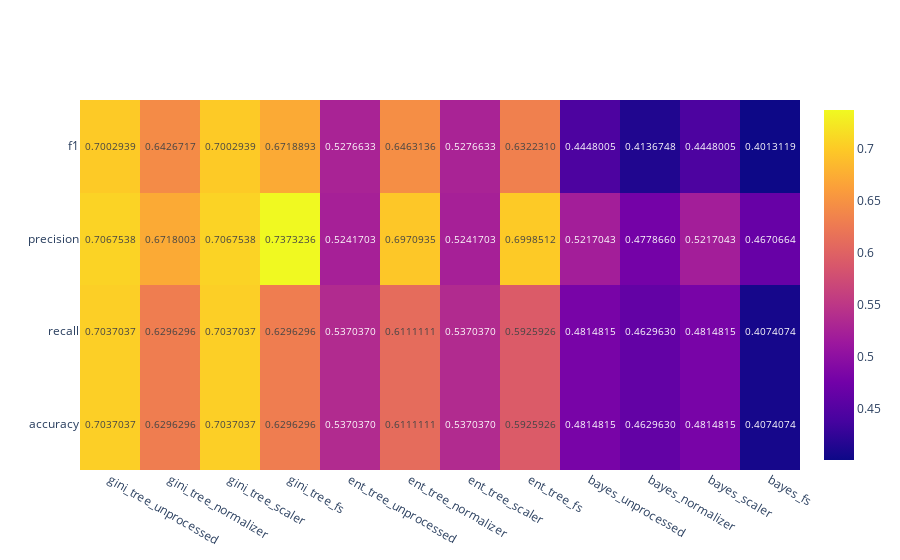

The code cell stored with this chart in its notebook:
### Markdown cell above
We visualize the metrics to compare different techniques

### Code cell
results = {
    'gini_tree_unprocessed': [unprocessed_gini_tree_metrics.accuracy, unprocessed_gini_tree_metrics.recall, unprocessed_gini_tree_metrics.precision, unprocessed_gini_tree_metrics.f1],
    'gini_tree_normalizer': [normalizer_gini_tree_metrics.accuracy, normalizer_gini_tree_metrics.recall, normalizer_gini_tree_metrics.precision, normalizer_gini_tree_metrics.f1],
    'gini_tree_scaler': [scaler_gini_tree_metrics.accuracy, scaler_gini_tree_metrics.recall, scaler_gini_tree_metrics.precision, scaler_gini_tree_metrics.f1],
    'gini_tree_fs': [fs_gini_tree_metrics.accuracy, fs_gini_tree_metrics.recall, fs_gini_tree_metrics.precision, fs_gini_tree_metrics.f1],
    'ent_tree_unprocessed': [unprocessed_entropy_tree_metrics.accuracy, unprocessed_entropy_tree_metrics.recall, unprocessed_entropy_tree_metrics.precision, unprocessed_entropy_tree_metrics.f1],
    'ent_tree_normalizer': [normalizer_entropy_tree_metrics.accuracy, normalizer_entropy_tree_metrics.recall, normalizer_entropy_tree_metrics.precision, normalizer_entropy_tree_metrics.f1],
    'ent_tree_scaler': [scaler_entropy_tree_metrics.accuracy, scaler_entropy_tree_metrics.recall, scaler_entropy_tree_metrics.precision, scaler_entropy_tree_metrics.f1],
    'ent_tree_fs': [fs_entropy_tree_metrics.accuracy, fs_entropy_tree_metrics.recall, fs_entropy_tree_metrics.precision, fs_entropy_tree_metrics.f1],
    'bayes_unprocessed': [unprocessed_bayes_metrics.accuracy, unprocessed_bayes_metrics.recall, unprocessed_bayes_metrics.precision, unprocessed_bayes_metrics.f1],
    'bayes_normalizer': [normalizer_bayes_metrics.accuracy, normalizer_bayes_metrics.recall, normalizer_bayes_metrics.precision, normalizer_bayes_metrics.f1],
    'bayes_scaler': [scaler_bayes_metrics.accuracy, scaler_bayes_metrics.recall, scaler_bayes_metrics.precision, scaler_bayes_metrics.f1],
    'bayes_fs': [fs_bayes_metrics.accuracy, fs_bayes_metrics.recall, fs_bayes_metrics.precision, fs_bayes_metrics.f1]
}

results_df = pd.DataFrame(results)

fig1 = go.Figure()
fig1.add_trace(
    go.Heatmap(
        x = results_df.columns,
        y = ['accuracy', 'recall', 'precision', 'f1'],
        z = np.array(results_df),
        text=results_df.values,
        texttemplate='%{text:.7f}'
    )
)
fig1.show()

### Figure 1 — Plotly figure (JSON) as saved in the notebook; plotly's stock layout.template omitted (floating-point values rounded to 4 significant figures)
{"data": [{"text": [[0.7037, 0.6296, 0.7037, 0.6296, 0.537, 0.6111, 0.537, 0.5926, 0.4815, 0.463, 0.4815, 0.4074], [0.7037, 0.6296, 0.7037, 0.6296, 0.537, 0.6111, 0.537, 0.5926, 0.4815, 0.463, 0.4815, 0.4074], [0.7068, 0.6718, 0.7068, 0.7373, 0.5242, 0.6971, 0.5242, 0.6999, 0.5217, 0.4779, 0.5217, 0.4671], [0.7003, 0.6427, 0.7003, 0.6719, 0.5277, 0.6463, 0.5277, 0.6322, 0.4448, 0.4137, 0.4448, 0.4013]], "texttemplate": "%{text:.7f}", "type": "heatmap", "x": ["gini_tree_unprocessed", "gini_tree_normalizer", "gini_tree_scaler", "gini_tree_fs", "ent_tree_unprocessed", "ent_tree_normalizer", "ent_tree_scaler", "ent_tree_fs", "bayes_unprocessed", "bayes_normalizer", "bayes_scaler", "bayes_fs"], "y": ["accuracy", "recall", "precision", "f1"], "z": [[0.7037, 0.6296, 0.7037, 0.6296, 0.537, 0.6111, 0.537, 0.5926, 0.4815, 0.463, 0.4815, 0.4074], [0.7037, 0.6296, 0.7037, 0.6296, 0.537, 0.6111, 0.537, 0.5926, 0.4815, 0.463, 0.4815, 0.4074], [0.7068, 0.6718, 0.7068, 0.7373, 0.5242, 0.6971, 0.5242, 0.6999, 0.5217, 0.4779, 0.5217, 0.4671], [0.7003, 0.6427, 0.7003, 0.6719, 0.5277, 0.6463, 0.5277, 0.6322, 0.4448, 0.4137, 0.4448, 0.4013]]}], "layout": {}}
